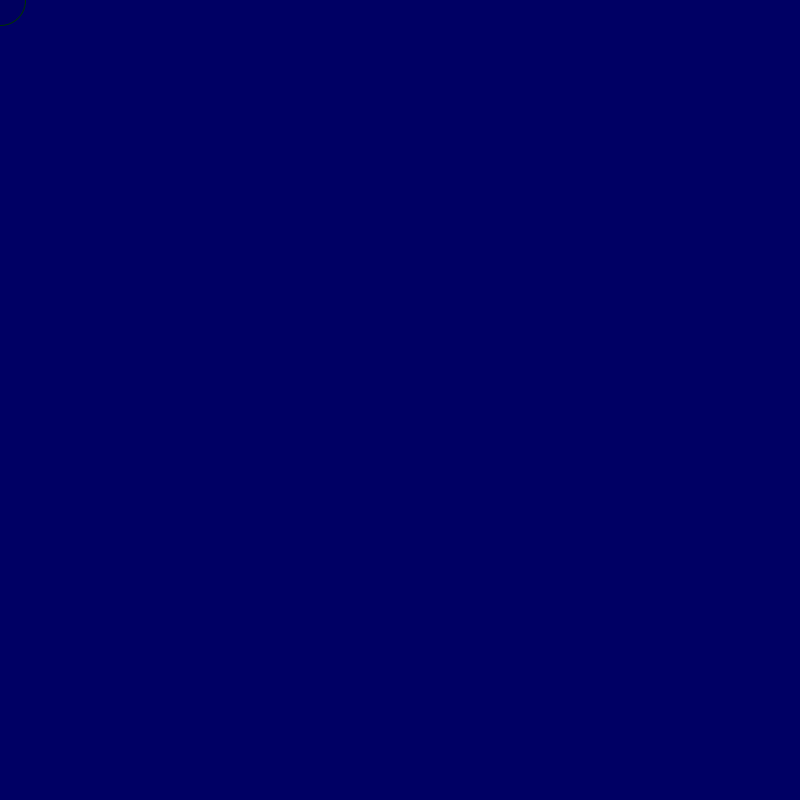
Frame 1 (no input)
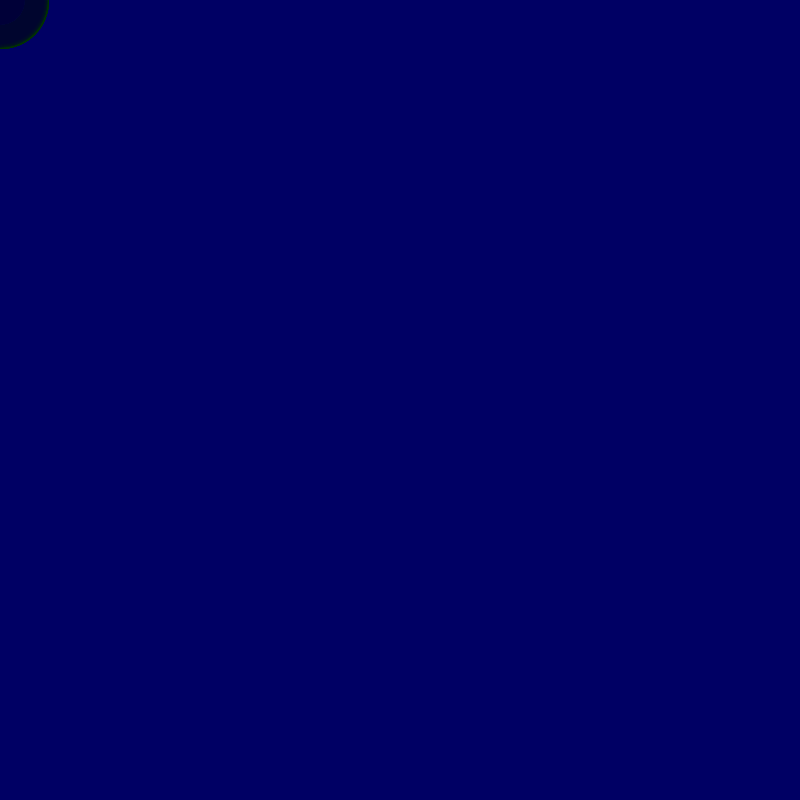
Frame 60 (the mouse pressed at the canvas centre just before this capture)
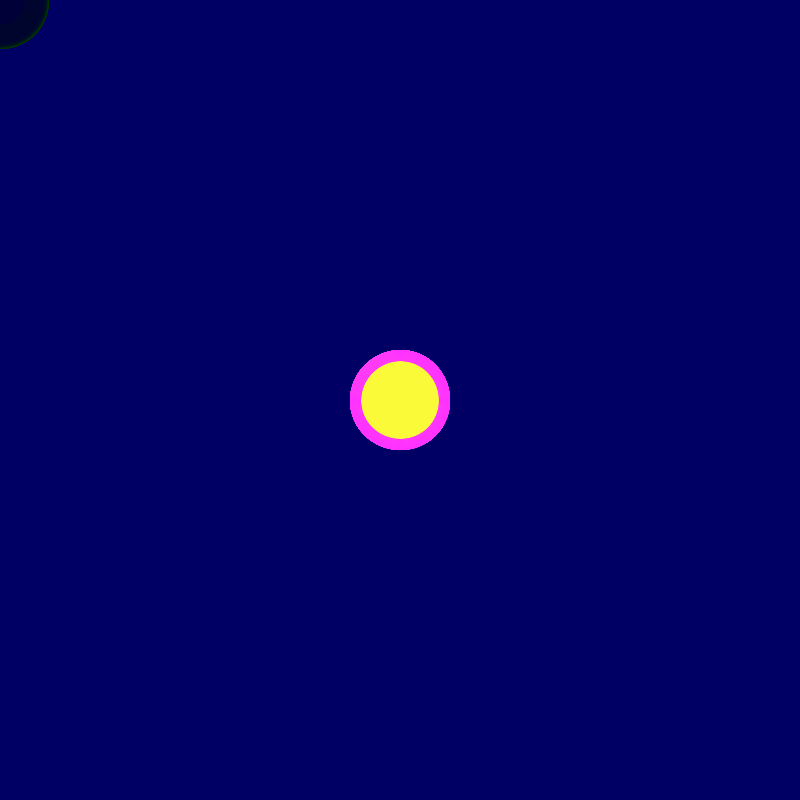
Frame 120 (the mouse held since frame 60 and released just before this capture)

The Processing sketch that drew these frames (run headless with seeded random() and noise(); from frame 60 on, the mouse is pressed at the canvas centre):

// Processing sketch: processing_186222
// ── processing_186222.pde

int rojo = 255;
int tiempo = 0;
int diametro = 50;
void setup() {
 background(mouseX,mouseY,100);
  size(800, 800);
}
 
void draw() {
  tiempo = tiempo + 1;     
  rojo= int(128 * (1 + sin(tiempo * 2 * PI / frameRate / 20))); 
  diametro = int(50 * (1 + sin( tiempo * 2 * PI / frameRate / 5))); // Modifica el diametro del circulo con el paso del tiempo
   
  stroke(mouseX,50,mouseY);             
  fill(mouseX, mouseY, 50, 25);  // Añade un 50% de transparencia al color
  ellipse(mouseX, mouseY, diametro, diametro); 
}
